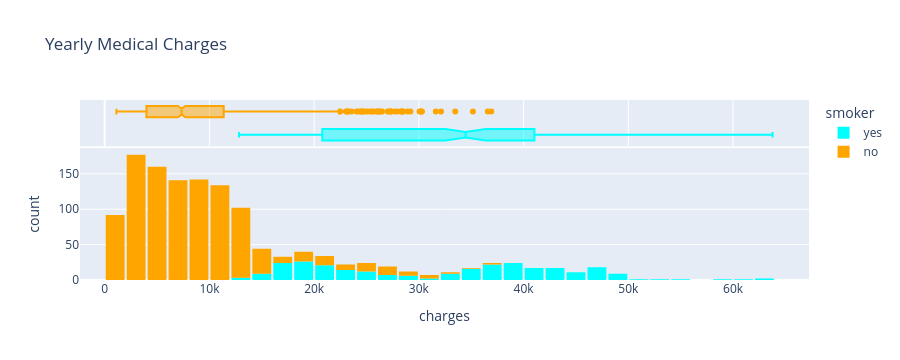

Notebook source saved alongside this figure:
### Markdown cell above
*Note*

*-> The age is mostly a uniform distribution except for the age grp btw 18-20 may be due insurance is given to above 18 only or maybe 18-20 age grp is mostly likely not to claim the insurance very eraly.*

*-> But BMI is normaly distributed with mean around 27.5 - 32.5 which are people in overwight or obese category.*

### Code cell
# Plot for charges vs smoker
fig = px.histogram(medical_df,x="charges",marginal="box",color="smoker",color_discrete_sequence=["cyan","orange"],title="Yearly Medical Charges")
fig.update_layout(bargap=0.1)
fig.show()

### Figure 1 — Plotly figure (JSON) as saved in the notebook; plotly's stock layout.template omitted (floating-point values rounded to 4 significant figures; data arrays with more than 128 entries replaced by an {"elided": "..."} marker saying what was removed)
{"data": [{"alignmentgroup": "True", "bingroup": "x", "hovertemplate": "smoker=yes<br>charges=%{x}<br>count=%{y}<extra></extra>", "legendgroup": "yes", "marker": {"color": "cyan", "pattern": {"shape": ""}}, "name": "yes", "offsetgroup": "yes", "orientation": "v", "showlegend": true, "type": "histogram", "x": {"elided": "274 float values"}, "xaxis": "x", "yaxis": "y"}, {"alignmentgroup": "True", "hovertemplate": "smoker=yes<br>charges=%{x}<extra></extra>", "legendgroup": "yes", "marker": {"color": "cyan"}, "name": "yes", "notched": true, "offsetgroup": "yes", "showlegend": false, "type": "box", "x": {"elided": "274 float values"}, "xaxis": "x2", "yaxis": "y2"}, {"alignmentgroup": "True", "bingroup": "x", "hovertemplate": "smoker=no<br>charges=%{x}<br>count=%{y}<extra></extra>", "legendgroup": "no", "marker": {"color": "orange", "pattern": {"shape": ""}}, "name": "no", "offsetgroup": "no", "orientation": "v", "showlegend": true, "type": "histogram", "x": {"elided": "1064 float values"}, "xaxis": "x", "yaxis": "y"}, {"alignmentgroup": "True", "hovertemplate": "smoker=no<br>charges=%{x}<extra></extra>", "legendgroup": "no", "marker": {"color": "orange"}, "name": "no", "notched": true, "offsetgroup": "no", "showlegend": false, "type": "box", "x": {"elided": "1064 float values"}, "xaxis": "x2", "yaxis": "y2"}], "layout": {"bargap": 0.1, "barmode": "relative", "height": 360, "legend": {"title": {"text": "smoker"}, "tracegroupgap": 0}, "title": {"text": "Yearly Medical Charges"}, "xaxis": {"anchor": "y", "autorange": true, "domain": [0, 1], "range": [-2359.0, 67250.0], "title": {"text": "charges"}, "type": "linear"}, "xaxis2": {"anchor": "y2", "autorange": true, "domain": [0, 1], "matches": "x", "range": [-2359.0, 67250.0], "showgrid": true, "showticklabels": false, "type": "linear"}, "yaxis": {"anchor": "x", "autorange": true, "domain": [0, 0.7326], "range": [0, 186.3], "title": {"text": "count"}}, "yaxis2": {"anchor": "x2", "autorange": true, "domain": [0.7426, 1], "matches": "y2", "range": [-0.5, 1.5], "showgrid": false, "showline": false, "showticklabels": false, "ticks": "", "type": "category"}}}
